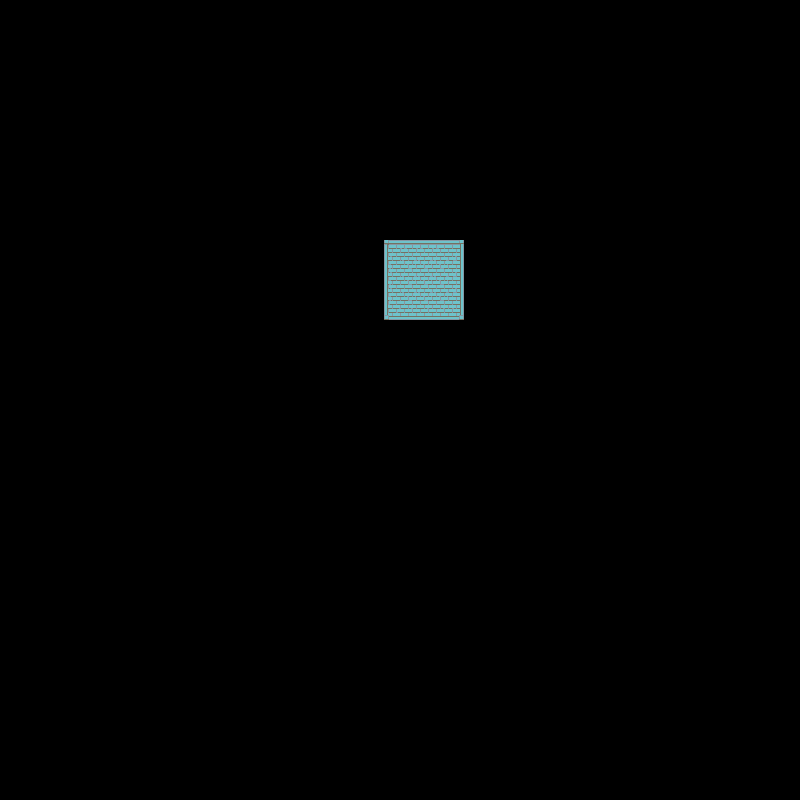

A level layout from a 2D game, rendered from its tile map. Below: a short description, then the map file with tile-grid data replaced by summaries:
An orthogonal 50x50 tile map with 16x16 px tiles, 1 tile layer (Kachelebene 1), 2 tilesets and 1 object.

<map version="1.0" tiledversion="1.0.3" orientation="orthogonal" renderorder="right-down" width="50" height="50" tilewidth="16" tileheight="16" nextobjectid="1">
 <tileset firstgid="1" name="Floor" tilewidth="16" tileheight="16" tilecount="819" columns="21">
  <image source="Dawnlike/Objects/Floor.png" width="336" height="624" />
  <tile id="63">
   <objectgroup draworder="index">
    <object id="4" x="4" y="4">
     <polyline points="0,0 12,0 12,-4 -4,-4 -4,11 -4,12 0,12 0,0" />
    </object>
   </objectgroup>
  </tile>
 </tileset>
 <tileset firstgid="820" source="Character/Demon-0.tsx" />
 <layer name="Kachelebene 1" width="50" height="50">
  <data>[2500 cells, 25 non-empty, 9 distinct tile ids]</data>
 </layer>
</map>
